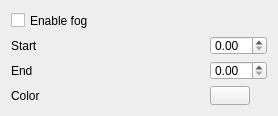
<?xml version="1.0" encoding="UTF-8"?>
<ui version="4.0">
 <class>FogWidget</class>
 <widget class="QWidget" name="FogWidget">
  <property name="windowModality">
   <enum>Qt::ApplicationModal</enum>
  </property>
  <property name="geometry">
   <rect>
    <x>0</x>
    <y>0</y>
    <width>278</width>
    <height>116</height>
   </rect>
  </property>
  <property name="sizePolicy">
   <sizepolicy hsizetype="Fixed" vsizetype="Fixed">
    <horstretch>0</horstretch>
    <verstretch>0</verstretch>
   </sizepolicy>
  </property>
  <property name="windowTitle">
   <string>Fog settings</string>
  </property>
  <layout class="QGridLayout" name="gridLayout">
   <property name="sizeConstraint">
    <enum>QLayout::SetMaximumSize</enum>
   </property>
   <item row="0" column="0">
    <widget class="QCheckBox" name="fogCB">
     <property name="text">
      <string>Enable fog</string>
     </property>
    </widget>
   </item>
   <item row="1" column="0">
    <widget class="QLabel" name="label">
     <property name="text">
      <string>Start</string>
     </property>
    </widget>
   </item>
   <item row="1" column="1">
    <widget class="QDoubleSpinBox" name="startSB"/>
   </item>
   <item row="2" column="0">
    <widget class="QLabel" name="label_2">
     <property name="text">
      <string>End</string>
     </property>
    </widget>
   </item>
   <item row="2" column="1">
    <widget class="QDoubleSpinBox" name="endSB"/>
   </item>
   <item row="3" column="0">
    <widget class="QLabel" name="label_3">
     <property name="text">
      <string>Color</string>
     </property>
    </widget>
   </item>
   <item row="3" column="1">
    <widget class="QPushButton" name="colorButton">
     <property name="sizePolicy">
      <sizepolicy hsizetype="Fixed" vsizetype="Fixed">
       <horstretch>0</horstretch>
       <verstretch>0</verstretch>
      </sizepolicy>
     </property>
     <property name="styleSheet">
      <string notr="true"/>
     </property>
     <property name="text">
      <string/>
     </property>
    </widget>
   </item>
  </layout>
 </widget>
 <resources/>
 <connections/>
</ui>
